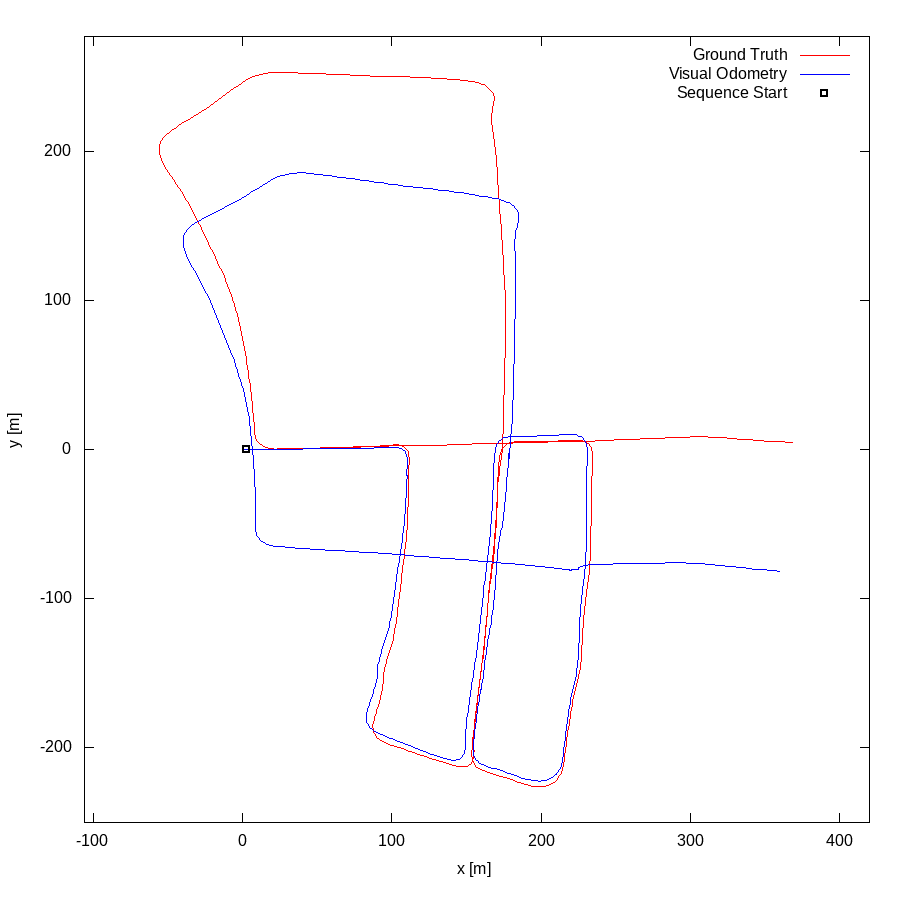

This chart was generated by the following gnuplot code:
set term postscript eps enhanced color
set output "05.eps"
set size ratio -1
set xrange [-106:420]
set yrange [-250:277]
set xlabel "x [m]"
set ylabel "y [m]"
plot "05.txt" using 1:2 lc rgb "#FF0000" title 'Ground Truth' w lines,"05.txt" using 3:4 lc rgb "#0000FF" title 'Visual Odometry' w lines,"< head -1 05.txt" using 1:2 lc rgb "#000000" pt 4 ps 1 lw 2 title 'Sequence Start' w points
